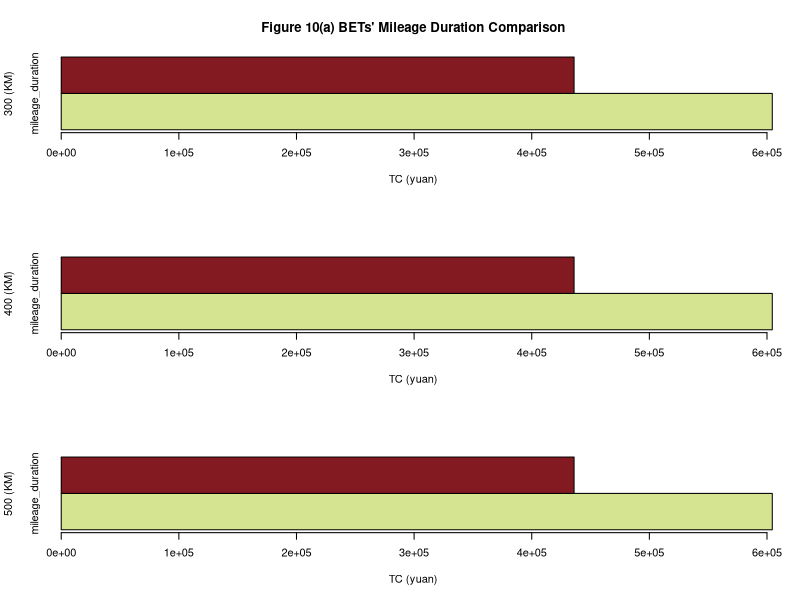

Source code (R):
#车辆在不同载重限制下，对运输结果的影响。

par(mfrow = c(3,1))


#1图
draw_data <- as.matrix(data.frame(mileage_duration=c(604507.0975,436006.7708)))
rownames <- c("EP")



#categories <- ("Suburbs","Urban") 
colors <- c("#D5E490","#831A21")

a <- barplot(draw_data,main="Figure 10(a) BETs' Mileage Duration Comparison",xlab="TC (yuan)",ylab="300 (KM)",col=colors,horiz = TRUE,beside= TRUE)

par(bg="#F2EBE5")

#legend("topright",
 #      legend = c("Suburbs","Downtown"),
  #     fill = c("#D5E490","#831A21"),
   #    bty="n",
    #   cex=1)

#2图
draw_data <- as.matrix(data.frame(mileage_duration=c(604507.0975,436006.7708)))
rownames <- c("CDP")



#categories <- ("Suburbs","Urban") 
colors <- c("#D5E490","#831A21")

b <- barplot(draw_data,xlab="TC (yuan)",ylab = "400 (KM)",col=colors,horiz = TRUE,beside= TRUE)




#3图
draw_data <- as.matrix(data.frame(mileage_duration=c(604507.0975,436006.7708)))
rownames <- c("CP")



#categories <- ("Suburbs","Urban") 
colors <- c("#D5E490","#831A21")

c <- barplot(draw_data,xlab="TC (yuan)",ylab = "500 (KM)",col=colors,horiz = TRUE,beside= TRUE)
